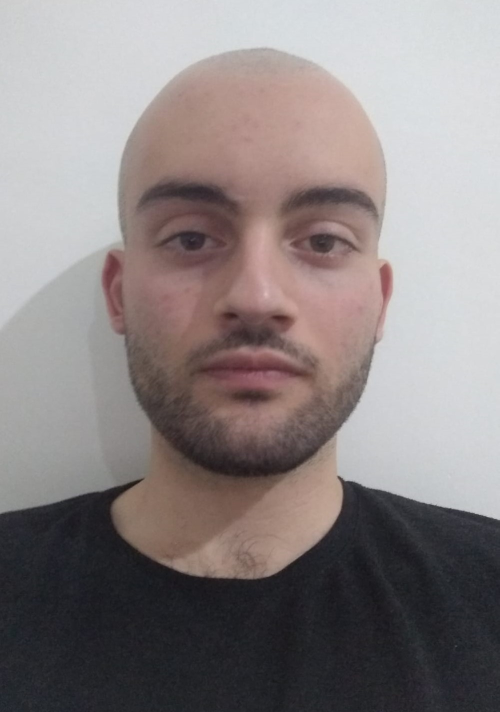
#> input picture Resi Okuma Gösterme Kaydetme/1.jpg, 999 x 1424 px (shown at 1/2 size)
$ python 'Resim En Boy Oranı Koruma.py'
#> lines starting #> are read from the running program, lines starting #| are printed output that depends on the picture
#> further down, img is the input picture: shape (1424, 999, 3); mean B, G, R 130.6, 130.6, 138.6
import cv2

def resizewithAspectRatio(img, width=None, height=None,inter=cv2.INTER_AREA):
#> called with height = 1024, inter = 3
        dimension = None
        (h,w) = img.shape[:2]
#> h = 1424; w = 999

        if width is None and height is None:
            return img

        if width is None:
            r = height/float(h)
#> r = 0.719
            dimension = (int(w*r), height)
#> dimension = (718, 1024)
        else:
            r = width/float(w)
            dimension=(width, int(h*r))
        return cv2.resize(img, dimension, interpolation = inter)
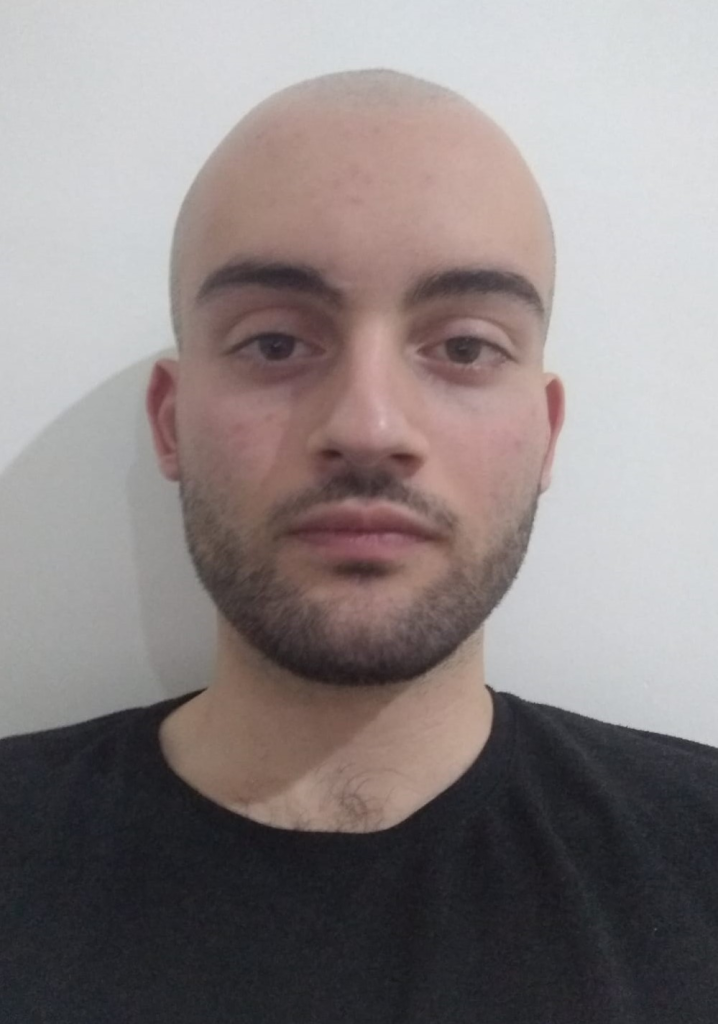
#> returned value: shape (1024, 718, 3); mean of channels 0, 1, 2 130.6, 130.6, 138.6; drawn as B, G, R


img = cv2.imread("1.jpg")
img1 = resizewithAspectRatio(img,width=None,height=1024,inter=cv2.INTER_AREA)
cv2.imshow("Pencere",img1)
cv2.imwrite("D:\\22.jpg",img1)
cv2.waitKey(0)
cv2.destroyAllWindows()
